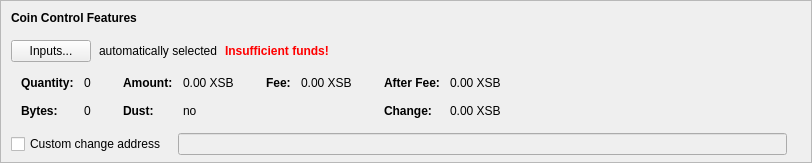
    <widget class="QFrame" name="frameCoinControl">
     <property name="sizePolicy">
      <sizepolicy hsizetype="Expanding" vsizetype="Expanding">
       <horstretch>0</horstretch>
       <verstretch>0</verstretch>
      </sizepolicy>
     </property>
     <property name="maximumSize">
      <size>
       <width>16777215</width>
       <height>16777215</height>
      </size>
     </property>
     <property name="frameShape">
      <enum>QFrame::StyledPanel</enum>
     </property>
     <property name="frameShadow">
      <enum>QFrame::Sunken</enum>
     </property>
     <layout class="QVBoxLayout" name="verticalLayoutCoinControl2">
      <property name="spacing">
       <number>0</number>
      </property>
      <property name="leftMargin">
       <number>0</number>
      </property>
      <property name="topMargin">
       <number>0</number>
      </property>
      <property name="rightMargin">
       <number>0</number>
      </property>
      <property name="bottomMargin">
       <number>6</number>
      </property>
      <item>
       <layout class="QVBoxLayout" name="verticalLayoutCoinControl" stretch="0,0,0,0,1">
        <property name="spacing">
         <number>0</number>
        </property>
        <property name="leftMargin">
         <number>10</number>
        </property>
        <property name="topMargin">
         <number>10</number>
        </property>
        <item>
         <layout class="QHBoxLayout" name="horizontalLayoutCoinControl1">
          <property name="bottomMargin">
           <number>15</number>
          </property>
          <item>
           <widget class="QLabel" name="labelCoinControlFeatures">
            <property name="sizePolicy">
             <sizepolicy hsizetype="Preferred" vsizetype="Maximum">
              <horstretch>0</horstretch>
              <verstretch>0</verstretch>
             </sizepolicy>
            </property>
            <property name="font">
             <font>
              <weight>75</weight>
              <bold>true</bold>
             </font>
            </property>
            <property name="styleSheet">
             <string notr="true">font-weight:bold;</string>
            </property>
            <property name="text">
             <string>Coin Control Features</string>
            </property>
           </widget>
          </item>
         </layout>
        </item>
        <item>
         <layout class="QHBoxLayout" name="horizontalLayoutCoinControl2" stretch="0,0,0,0">
          <property name="spacing">
           <number>8</number>
          </property>
          <property name="bottomMargin">
           <number>10</number>
          </property>
          <item>
           <widget class="QPushButton" name="pushButtonCoinControl">
            <property name="styleSheet">
             <string notr="true"/>
            </property>
            <property name="text">
             <string>Inputs...</string>
            </property>
            <property name="autoDefault">
             <bool>false</bool>
            </property>
           </widget>
          </item>
          <item>
           <widget class="QLabel" name="labelCoinControlAutomaticallySelected">
            <property name="text">
             <string>automatically selected</string>
            </property>
            <property name="margin">
             <number>5</number>
            </property>
           </widget>
          </item>
          <item>
           <widget class="QLabel" name="labelCoinControlInsuffFunds">
            <property name="font">
             <font>
              <weight>75</weight>
              <bold>true</bold>
             </font>
            </property>
            <property name="styleSheet">
             <string notr="true">color:red;font-weight:bold;</string>
            </property>
            <property name="text">
             <string>Insufficient funds!</string>
            </property>
            <property name="margin">
             <number>5</number>
            </property>
           </widget>
          </item>
          <item>
           <spacer name="horizontalSpacerCoinControl">
            <property name="orientation">
             <enum>Qt::Horizontal</enum>
            </property>
            <property name="sizeHint" stdset="0">
             <size>
              <width>40</width>
              <height>1</height>
             </size>
            </property>
           </spacer>
          </item>
         </layout>
        </item>
        <item>
         <widget class="QWidget" name="widgetCoinControl" native="true">
          <property name="sizePolicy">
           <sizepolicy hsizetype="Preferred" vsizetype="Preferred">
            <horstretch>0</horstretch>
            <verstretch>0</verstretch>
           </sizepolicy>
          </property>
          <property name="minimumSize">
           <size>
            <width>0</width>
            <height>0</height>
           </size>
          </property>
          <property name="styleSheet">
           <string notr="true"/>
          </property>
          <layout class="QHBoxLayout" name="horizontalLayoutCoinControl5">
           <property name="leftMargin">
            <number>0</number>
           </property>
           <property name="topMargin">
            <number>0</number>
           </property>
           <property name="rightMargin">
            <number>0</number>
           </property>
           <property name="bottomMargin">
            <number>0</number>
           </property>
           <item>
            <layout class="QHBoxLayout" name="horizontalLayoutCoinControl3" stretch="0,0,0,1">
             <property name="spacing">
              <number>20</number>
             </property>
             <property name="topMargin">
              <number>0</number>
             </property>
             <property name="bottomMargin">
              <number>10</number>
             </property>
             <item>
              <layout class="QFormLayout" name="formLayoutCoinControl1">
               <property name="horizontalSpacing">
                <number>10</number>
               </property>
               <property name="verticalSpacing">
                <number>14</number>
               </property>
               <property name="leftMargin">
                <number>10</number>
               </property>
               <property name="topMargin">
                <number>4</number>
               </property>
               <property name="rightMargin">
                <number>6</number>
               </property>
               <item row="0" column="0">
                <widget class="QLabel" name="labelCoinControlQuantityText">
                 <property name="font">
                  <font>
                   <weight>75</weight>
                   <bold>true</bold>
                  </font>
                 </property>
                 <property name="text">
                  <string>Quantity:</string>
                 </property>
                 <property name="margin">
                  <number>0</number>
                 </property>
                </widget>
               </item>
               <item row="0" column="1">
                <widget class="QLabel" name="labelCoinControlQuantity">
                 <property name="cursor">
                  <cursorShape>IBeamCursor</cursorShape>
                 </property>
                 <property name="contextMenuPolicy">
                  <enum>Qt::ActionsContextMenu</enum>
                 </property>
                 <property name="text">
                  <string notr="true">0</string>
                 </property>
                 <property name="margin">
                  <number>0</number>
                 </property>
                 <property name="textInteractionFlags">
                  <set>Qt::LinksAccessibleByMouse|Qt::TextSelectableByKeyboard|Qt::TextSelectableByMouse</set>
                 </property>
                </widget>
               </item>
               <item row="1" column="0">
                <widget class="QLabel" name="labelCoinControlBytesText">
                 <property name="font">
                  <font>
                   <weight>75</weight>
                   <bold>true</bold>
                  </font>
                 </property>
                 <property name="text">
                  <string>Bytes:</string>
                 </property>
                </widget>
               </item>
               <item row="1" column="1">
                <widget class="QLabel" name="labelCoinControlBytes">
                 <property name="cursor">
                  <cursorShape>IBeamCursor</cursorShape>
                 </property>
                 <property name="contextMenuPolicy">
                  <enum>Qt::ActionsContextMenu</enum>
                 </property>
                 <property name="text">
                  <string notr="true">0</string>
                 </property>
                 <property name="textInteractionFlags">
                  <set>Qt::LinksAccessibleByMouse|Qt::TextSelectableByKeyboard|Qt::TextSelectableByMouse</set>
                 </property>
                </widget>
               </item>
              </layout>
             </item>
             <item>
              <layout class="QFormLayout" name="formLayoutCoinControl2">
               <property name="horizontalSpacing">
                <number>10</number>
               </property>
               <property name="verticalSpacing">
                <number>14</number>
               </property>
               <property name="leftMargin">
                <number>6</number>
               </property>
               <property name="topMargin">
                <number>4</number>
               </property>
               <property name="rightMargin">
                <number>6</number>
               </property>
               <item row="0" column="0">
                <widget class="QLabel" name="labelCoinControlAmountText">
                 <property name="font">
                  <font>
                   <weight>75</weight>
                   <bold>true</bold>
                  </font>
                 </property>
                 <property name="text">
                  <string>Amount:</string>
                 </property>
                 <property name="margin">
                  <number>0</number>
                 </property>
                </widget>
               </item>
               <item row="0" column="1">
                <widget class="QLabel" name="labelCoinControlAmount">
                 <property name="cursor">
                  <cursorShape>IBeamCursor</cursorShape>
                 </property>
                 <property name="contextMenuPolicy">
                  <enum>Qt::ActionsContextMenu</enum>
                 </property>
                 <property name="text">
                  <string notr="true">0.00 XSB</string>
                 </property>
                 <property name="textInteractionFlags">
                  <set>Qt::LinksAccessibleByMouse|Qt::TextSelectableByKeyboard|Qt::TextSelectableByMouse</set>
                 </property>
                </widget>
               </item>
               <item row="1" column="0">
                <widget class="QLabel" name="labelCoinControlLowOutputText">
                 <property name="font">
                  <font>
                   <weight>75</weight>
                   <bold>true</bold>
                  </font>
                 </property>
                 <property name="text">
                  <string>Dust:</string>
                 </property>
                </widget>
               </item>
               <item row="1" column="1">
                <widget class="QLabel" name="labelCoinControlLowOutput">
                 <property name="cursor">
                  <cursorShape>IBeamCursor</cursorShape>
                 </property>
                 <property name="contextMenuPolicy">
                  <enum>Qt::ActionsContextMenu</enum>
                 </property>
                 <property name="text">
                  <string notr="true">no</string>
                 </property>
                 <property name="textInteractionFlags">
                  <set>Qt::LinksAccessibleByMouse|Qt::TextSelectableByKeyboard|Qt::TextSelectableByMouse</set>
                 </property>
                </widget>
               </item>
              </layout>
             </item>
             <item>
              <layout class="QFormLayout" name="formLayoutCoinControl3">
               <property name="horizontalSpacing">
                <number>10</number>
               </property>
               <property name="verticalSpacing">
                <number>14</number>
               </property>
               <property name="leftMargin">
                <number>6</number>
               </property>
               <property name="topMargin">
                <number>4</number>
               </property>
               <property name="rightMargin">
                <number>6</number>
               </property>
               <item row="0" column="0">
                <widget class="QLabel" name="labelCoinControlFeeText">
                 <property name="font">
                  <font>
                   <weight>75</weight>
                   <bold>true</bold>
                  </font>
                 </property>
                 <property name="text">
                  <string>Fee:</string>
                 </property>
                 <property name="margin">
                  <number>0</number>
                 </property>
                </widget>
               </item>
               <item row="0" column="1">
                <widget class="QLabel" name="labelCoinControlFee">
                 <property name="cursor">
                  <cursorShape>IBeamCursor</cursorShape>
                 </property>
                 <property name="contextMenuPolicy">
                  <enum>Qt::ActionsContextMenu</enum>
                 </property>
                 <property name="text">
                  <string notr="true">0.00 XSB</string>
                 </property>
                 <property name="textInteractionFlags">
                  <set>Qt::LinksAccessibleByMouse|Qt::TextSelectableByKeyboard|Qt::TextSelectableByMouse</set>
                 </property>
                </widget>
               </item>
              </layout>
             </item>
             <item>
              <layout class="QFormLayout" name="formLayoutCoinControl4">
               <property name="horizontalSpacing">
                <number>10</number>
               </property>
               <property name="verticalSpacing">
                <number>14</number>
               </property>
               <property name="leftMargin">
                <number>6</number>
               </property>
               <property name="topMargin">
                <number>4</number>
               </property>
               <property name="rightMargin">
                <number>6</number>
               </property>
               <item row="0" column="0">
                <widget class="QLabel" name="labelCoinControlAfterFeeText">
                 <property name="font">
                  <font>
                   <weight>75</weight>
                   <bold>true</bold>
                  </font>
                 </property>
                 <property name="text">
                  <string>After Fee:</string>
                 </property>
                 <property name="margin">
                  <number>0</number>
                 </property>
                </widget>
               </item>
               <item row="0" column="1">
                <widget class="QLabel" name="labelCoinControlAfterFee">
                 <property name="cursor">
                  <cursorShape>IBeamCursor</cursorShape>
                 </property>
                 <property name="contextMenuPolicy">
                  <enum>Qt::ActionsContextMenu</enum>
                 </property>
                 <property name="text">
                  <string notr="true">0.00 XSB</string>
                 </property>
                 <property name="textInteractionFlags">
                  <set>Qt::LinksAccessibleByMouse|Qt::TextSelectableByKeyboard|Qt::TextSelectableByMouse</set>
                 </property>
                </widget>
               </item>
               <item row="1" column="0">
                <widget class="QLabel" name="labelCoinControlChangeText">
                 <property name="font">
                  <font>
                   <weight>75</weight>
                   <bold>true</bold>
                  </font>
                 </property>
                 <property name="text">
                  <string>Change:</string>
                 </property>
                </widget>
               </item>
               <item row="1" column="1">
                <widget class="QLabel" name="labelCoinControlChange">
                 <property name="cursor">
                  <cursorShape>IBeamCursor</cursorShape>
                 </property>
                 <property name="contextMenuPolicy">
                  <enum>Qt::ActionsContextMenu</enum>
                 </property>
                 <property name="text">
                  <string notr="true">0.00 XSB</string>
                 </property>
                 <property name="textInteractionFlags">
                  <set>Qt::LinksAccessibleByMouse|Qt::TextSelectableByKeyboard|Qt::TextSelectableByMouse</set>
                 </property>
                </widget>
               </item>
              </layout>
             </item>
            </layout>
           </item>
          </layout>
         </widget>
        </item>
        <item>
         <layout class="QHBoxLayout" name="horizontalLayoutCoinControl4" stretch="0,0,0">
          <property name="spacing">
           <number>12</number>
          </property>
          <property name="sizeConstraint">
           <enum>QLayout::SetDefaultConstraint</enum>
          </property>
          <property name="topMargin">
           <number>5</number>
          </property>
          <property name="rightMargin">
           <number>5</number>
          </property>
          <item>
           <widget class="QCheckBox" name="checkBoxCoinControlChange">
            <property name="toolTip">
             <string>If this is activated, but the change address is empty or invalid, change will be sent to a newly generated address.</string>
            </property>
            <property name="text">
             <string>Custom change address</string>
            </property>
           </widget>
          </item>
          <item>
           <widget class="QValidatedLineEdit" name="lineEditCoinControlChange">
            <property name="enabled">
             <bool>false</bool>
            </property>
            <property name="sizePolicy">
             <sizepolicy hsizetype="Expanding" vsizetype="Fixed">
              <horstretch>0</horstretch>
              <verstretch>0</verstretch>
             </sizepolicy>
            </property>
           </widget>
          </item>
          <item>
           <widget class="QLabel" name="labelCoinControlChangeLabel">
            <property name="sizePolicy">
             <sizepolicy hsizetype="Preferred" vsizetype="Expanding">
              <horstretch>0</horstretch>
              <verstretch>0</verstretch>
             </sizepolicy>
            </property>
            <property name="minimumSize">
             <size>
              <width>0</width>
              <height>0</height>
             </size>
            </property>
            <property name="text">
             <string/>
            </property>
            <property name="margin">
             <number>3</number>
            </property>
           </widget>
          </item>
         </layout>
        </item>
        <item>
         <spacer name="verticalSpacerCoinControl">
          <property name="orientation">
           <enum>Qt::Vertical</enum>
          </property>
          <property name="sizeHint" stdset="0">
           <size>
            <width>800</width>
            <height>1</height>
           </size>
          </property>
         </spacer>
        </item>
       </layout>
      </item>
     </layout>
    </widget>
